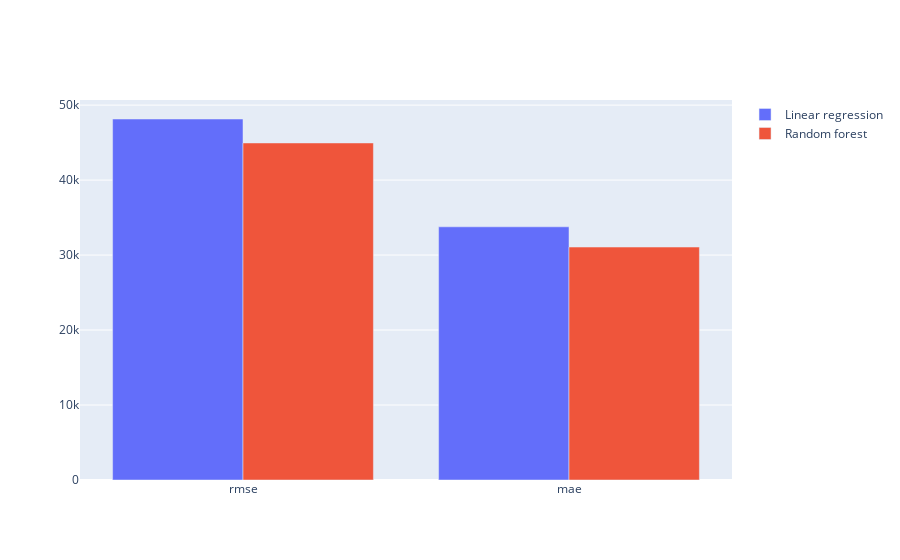

Here is the notebook cell this chart was saved with:
### Code cell
fig = go.Figure(data=[
    go.Bar(name='Linear regression', x=['rmse', 'mae'], y=[rmse_lr_mean, mae_lr_mean]),
    go.Bar(name='Random forest', x=['rmse', 'mae'], y=[rmse_rf_mean, mae_rf_mean])
])
# Change the bar mode
fig.update_layout(barmode='group')
fig.show()

### Figure 1 — Plotly figure (JSON) as saved in the notebook; plotly's stock layout.template omitted (floating-point values rounded to 4 significant figures)
{"data": [{"name": "Linear regression", "type": "bar", "x": ["rmse", "mae"], "y": [48150.0, 33770.0]}, {"name": "Random forest", "type": "bar", "x": ["rmse", "mae"], "y": [44950.0, 31070.0]}], "layout": {"barmode": "group"}}
